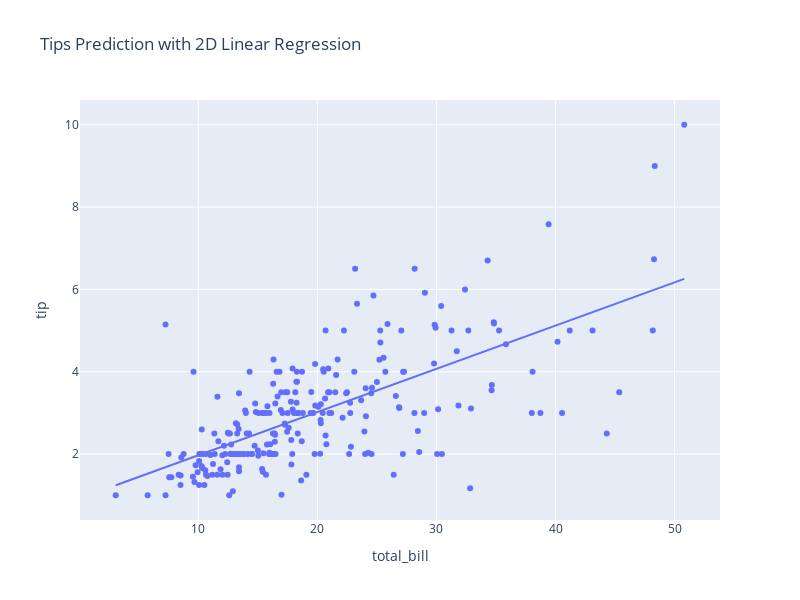

The code cell stored with this chart in its notebook:
### Code cell
px.scatter(data, x="total_bill", y="tip", title="Tips Prediction with 2D Linear Regression", width=800, height=600, trendline="ols")

### Figure 1 — Plotly figure (JSON) as saved in the notebook; plotly's stock layout.template omitted (floating-point values rounded to 4 significant figures; data arrays with more than 128 entries replaced by an {"elided": "..."} marker saying what was removed)
{"data": [{"hovertemplate": "total_bill=%{x}<br>tip=%{y}<extra></extra>", "legendgroup": "", "marker": {"color": "#636efa", "symbol": "circle"}, "mode": "markers", "name": "", "orientation": "v", "showlegend": false, "type": "scatter", "x": {"elided": "244 float values"}, "xaxis": "x", "y": {"elided": "244 float values"}, "yaxis": "y"}, {"hovertemplate": "<b>OLS trendline</b><br>tip = 0.105025 * total_bill + 0.92027<br>R<sup>2</sup>=0.456617<br><br>total_bill=%{x}<br>tip=%{y} <b>(trend)</b><extra></extra>", "legendgroup": "", "marker": {"color": "#636efa", "symbol": "circle"}, "mode": "lines", "name": "", "showlegend": false, "type": "scatter", "x": {"elided": "244 float values"}, "xaxis": "x", "y": {"elided": "244 float values"}, "yaxis": "y"}], "layout": {"height": 600, "legend": {"tracegroupgap": 0}, "title": {"text": "Tips Prediction with 2D Linear Regression"}, "width": 800, "xaxis": {"anchor": "y", "domain": [0, 1], "title": {"text": "total_bill"}}, "yaxis": {"anchor": "x", "domain": [0, 1], "title": {"text": "tip"}}}}
